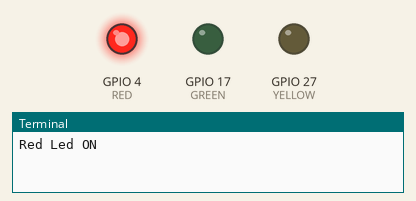
A program run on a simulated Raspberry Pi (BCM pin numbers). Parts: output pins drawn as LEDs (lit = HIGH), the last lines printed to the terminal. At 6.0 s the program stops and its outputs stay as they are.

Above: at 0.1 s.
At 2.1 s:
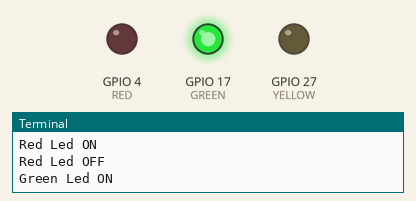
At 4.1 s:
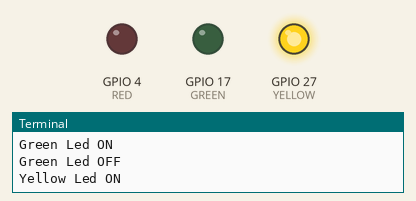
At 6.1 s:
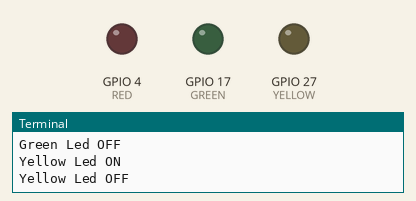
Timing chart, 0 to 7.5 s (numbered marks = the images above):
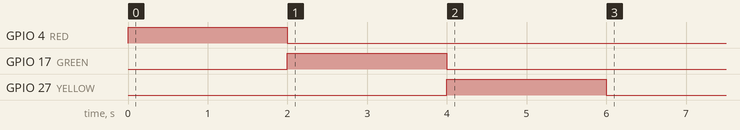

The program:

led_blink_task.py
```python
import RPi.GPIO as GPIO
import time

RED = 4
GREEN = 17
YELLOW = 27
GPIO.setmode(GPIO.BCM)
GPIO.setup(RED, GPIO.OUT)
GPIO.setup(GREEN, GPIO.OUT)
GPIO.setup(YELLOW, GPIO.OUT)

GPIO.output(RED, GPIO.HIGH)
print("Red Led ON")
time.sleep(2)
GPIO.output(RED, GPIO.LOW)
print("Red Led OFF")

GPIO.output(GREEN, GPIO.HIGH)
print("Green Led ON")
time.sleep(2)
GPIO.output(GREEN, GPIO.LOW)
print("Green Led OFF")

GPIO.output(YELLOW, GPIO.HIGH)
print("Yellow Led ON")
time.sleep(2)
GPIO.output(YELLOW, GPIO.LOW)
print("Yellow Led OFF")

GPIO.cleanup()
```

Measured:
- by itself, GPIO 4 (RED): LOW → HIGH at 0.00 s, → LOW 2.0 s later
- by itself, GPIO 17 (GREEN): LOW → HIGH at 2.0 s, → LOW 2.0 s later
- by itself, GPIO 27 (YELLOW): LOW → HIGH at 4.0 s, → LOW 2.0 s later
